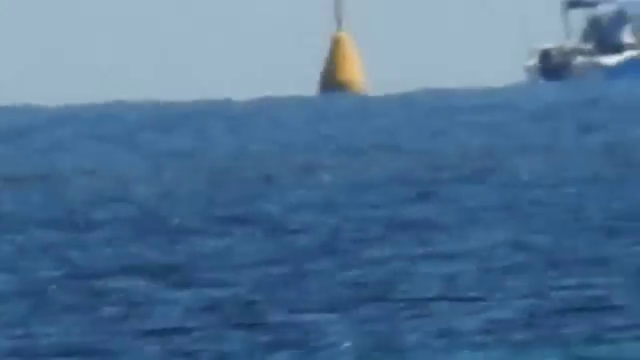
#> input picture frame 116 of 2a.mp4, 640 x 360 px, given in place of sample8.mpg, which was not available
$ python predictionUsingOpenCV.py   (older library calls are emulated)
#> lines starting #> are read from the running program, lines starting #| are printed output that depends on the picture; after the words box and inside, x2 and y2 are one past the last pixel; in counts of white or black regions, pixels touching at a corner belong together; pictures that were not available may be replaced by others from this repository, and a replacement may not be noted
import cv2
import numpy as np
from cv2 import resize


cap = cv2.VideoCapture('sample8.mpg')


while(1):

    # Take each frame
    _, frame = cap.read()
#> frame is the input picture: shape (360, 640, 3); mean B, G, R 149.1, 114.6, 78.9
    frame = resize(frame, (200,200))
#> frame: shape (200, 200, 3)
    frame = cv2.medianBlur(frame, 3)#ksize[, dst])
    hsv = cv2.cvtColor(frame, cv2.COLOR_BGR2HSV)
#> hsv: shape (200, 200, 3); mean H, S, V 103.9, 129, 149.4
    # frame = cv2.fastNlMeansDenoisingColored(frame,None,10,10,7,21)
    lower_red = np.array([30,150,50])
    upper_red = np.array([255,255,180])

    mask = cv2.inRange(hsv, lower_red, upper_red)
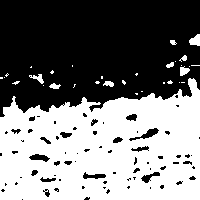
#> mask: shape (200, 200); 47.4% white; 32 white regions (23 under 20 px), largest, box (x1, y1, x2, y2) and area: (0, 78, 200, 200) 18430, (189, 34, 200, 46) 93, (180, 66, 190, 76) 66
    res = cv2.bitwise_and(frame,frame, mask= mask)
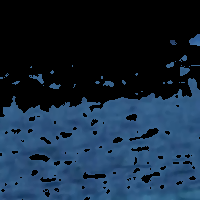
#> res: shape (200, 200, 3); mean B, G, R 60.8, 41.1, 22.4

    laplacian = cv2.Laplacian(frame,cv2.CV_64F)
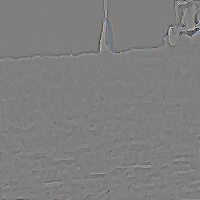
#> laplacian: shape (200, 200, 3) float64; mean B, G, R 0, 0, 0; drawn with min black and max white
    sobelx = cv2.Sobel(frame,cv2.CV_64F,1,0,ksize=5)
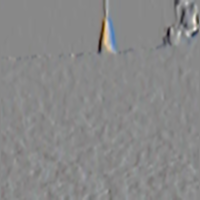
#> sobelx: shape (200, 200, 3) float64; mean B, G, R -9.3, -13, -14.7; drawn with min black and max white
    sobely = cv2.Sobel(frame,cv2.CV_64F,0,1,ksize=5)
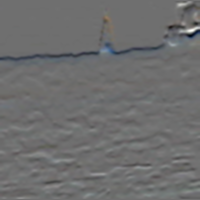
#> sobely: shape (200, 200, 3) float64; mean B, G, R -43.1, -57, -68.4; drawn with min black and max white
    canny = cv2.Canny(frame,100,200)
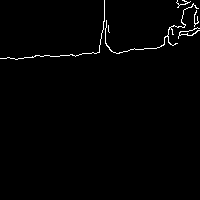
#> canny: shape (200, 200); 1.2% white in thin lines or dots, all inside (x1, y1, x2, y2) = (0, 0, 200, 60)

    # canny = cv2.cvtColor(canny, cv2.COLOR_BGR2GRAY)
    _,canny = cv2.threshold(canny,200,255,cv2.THRESH_BINARY)


    indices = np.where(canny == [255])
#> indices = 482 positions, rows 0 to 59, columns 0 to 199
    # print(indices)

    coordinates = zip(indices[0], indices[1])
    # print(coordinates)
    sumx=0
    sumy=0
    ctr=0
    for x in coordinates:
        if x[1]==1:
            continue
        ctr+=1
        sumx+=x[0]
        sumy+=x[1]
#> this loop made 482 passes
#> (x, sumx, sumy) on passes 2 to 4: ((0, 177), 0, 281), ((0, 182), 0, 463), ((0, 183), 0, 646)
#> after the loop, ctr = 481; sumx = 16643; sumy = 64221
    if ctr!=0:
        sumx= int(sumx/ctr)
#> sumx = 34
        sumy= int(sumy/ctr)
#> sumy = 133
        print(str(sumx)+' '+str(sumy))
#| 34 133
        # cv2.circle(canny,(sumx,sumy), 100, (0,0,255), -1)
        cv2.circle(frame,(sumy,sumx), 5, (0,0,255), -1)
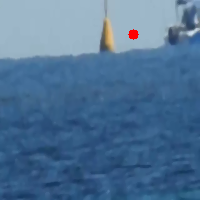
#> frame: shape (200, 200, 3); mean B, G, R 148.6, 114.2, 79


    cv2.imshow('Original',frame)
    # cv2.imshow('Mask',mask)
    # cv2.imshow('laplacian',laplacian)
    # # cv2.imshow('sobelx',sobelx)
    # cv2.imshow('sobely',sobely)
    cv2.imshow('canny',canny)
    # cv2.imshow('dst',dst)


    k = cv2.waitKey(5) & 0xFF
#> (key Esc is pressed here)
    if k == 27:
        break

cv2.destroyAllWindows()
cap.release()

$ run again, starting later in the video
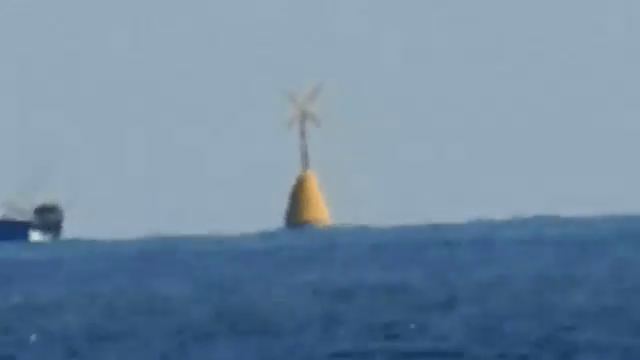
#> input picture frame 526 of 2a.mp4, 640 x 360 px, given in place of sample8.mpg, which was not available
#> frame is the input picture: shape (360, 640, 3); mean B, G, R 162.6, 139.4, 113.3
#> hsv: shape (200, 200, 3); mean H, S, V 103.3, 86.1, 163
#> `mask = cv2.inRange(hsv, lower_red, upper_red)`:
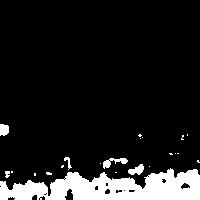
#> mask: shape (200, 200); 11.5% white; 22 white regions (16 under 20 px), largest, box (x1, y1, x2, y2) and area: (0, 168, 200, 200) 4133, (103, 158, 128, 169) 122, (128, 164, 144, 175) 105, (0, 124, 9, 136) 93, (64, 157, 72, 170) 40, (5, 171, 10, 178) 27
#> canny: shape (200, 200); 0.99% white in thin lines or dots, all inside (x1, y1, x2, y2) = (0, 75, 200, 135)
#> indices = 395 positions, rows 75 to 134, columns 0 to 199
#> the loop `for x in coordinates:` made 395 passes
#> (x, sumx, sumy) on passes 2 to 4: ((76, 93), 151, 186), ((77, 93), 228, 279), ((78, 93), 306, 372)
#> after the loop `for x in coordinates:`: ctr = 394; sumx = 46397; sumy = 34620
#> `sumx= int(sumx/ctr)`: sumx = 117
#> `sumy= int(sumy/ctr)`: sumy = 87
#| 117 87
#> `cv2.circle(frame,(sumy,sumx), 5, (0,0,255), -1)`:
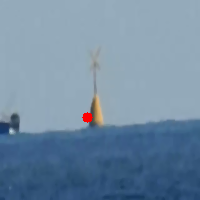
#> frame: shape (200, 200, 3); mean B, G, R 162.3, 139.1, 113.5

$ run again, starting later in the video
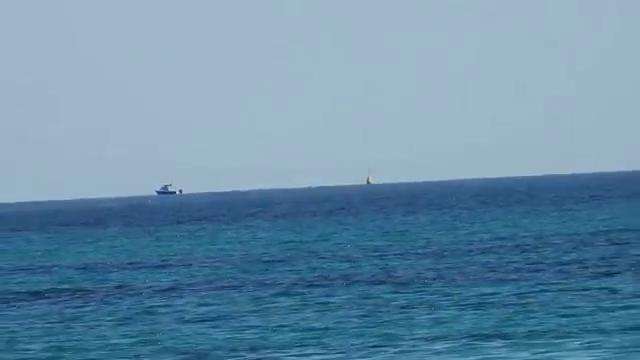
#> input picture frame 935 of 2a.mp4, 640 x 360 px, given in place of sample8.mpg, which was not available
#> frame is the input picture: shape (360, 640, 3); mean B, G, R 167.3, 142.3, 104
#> hsv: shape (200, 200, 3); mean H, S, V 101.8, 107.5, 167.3
#> `mask = cv2.inRange(hsv, lower_red, upper_red)`:
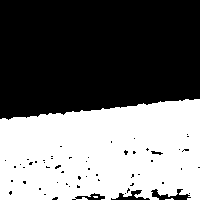
#> mask: shape (200, 200); 43.8% white; 3 white regions (2 under 20 px), largest, box (x1, y1, x2, y2) and area: (0, 99, 200, 200) 17480
#> canny: shape (200, 200); 0.75% white in thin lines or dots, all inside (x1, y1, x2, y2) = (0, 94, 200, 195)
#> indices = 301 positions, rows 94 to 194, columns 0 to 199
#> the loop `for x in coordinates:` made 301 passes
#> (x, sumx, sumy) on passes 2 to 4: ((94, 197), 188, 393), ((94, 198), 282, 591), ((94, 199), 376, 790)
#> after the loop `for x in coordinates:`: ctr = 300; sumx = 37444; sumy = 31506
#> `sumx= int(sumx/ctr)`: sumx = 124
#> `sumy= int(sumy/ctr)`: sumy = 105
#| 124 105
#> `cv2.circle(frame,(sumy,sumx), 5, (0,0,255), -1)`:
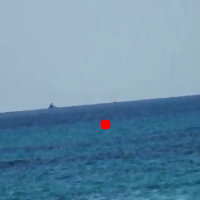
#> frame: shape (200, 200, 3); mean B, G, R 167.1, 142.1, 104.5
